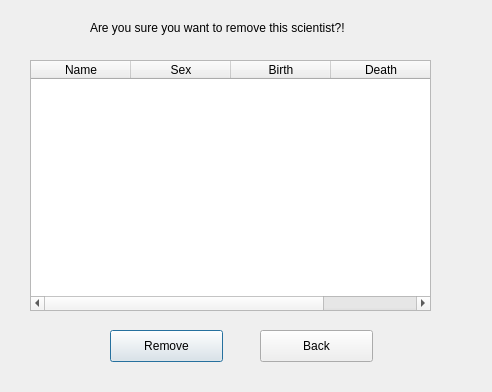
<?xml version="1.0" encoding="UTF-8"?>
<ui version="4.0">
 <class>removescigui</class>
 <widget class="QDialog" name="removescigui">
  <property name="geometry">
   <rect>
    <x>0</x>
    <y>0</y>
    <width>492</width>
    <height>392</height>
   </rect>
  </property>
  <property name="windowTitle">
   <string>Dialog</string>
  </property>
  <widget class="QPushButton" name="button_removeSci">
   <property name="enabled">
    <bool>true</bool>
   </property>
   <property name="geometry">
    <rect>
     <x>110</x>
     <y>330</y>
     <width>113</width>
     <height>32</height>
    </rect>
   </property>
   <property name="text">
    <string>Remove</string>
   </property>
  </widget>
  <widget class="QLabel" name="label">
   <property name="geometry">
    <rect>
     <x>90</x>
     <y>20</y>
     <width>291</width>
     <height>16</height>
    </rect>
   </property>
   <property name="text">
    <string>Are you sure you want to remove this scientist?!</string>
   </property>
  </widget>
  <widget class="QTableWidget" name="table_all">
   <property name="geometry">
    <rect>
     <x>30</x>
     <y>60</y>
     <width>401</width>
     <height>251</height>
    </rect>
   </property>
   <column>
    <property name="text">
     <string>Name</string>
    </property>
   </column>
   <column>
    <property name="text">
     <string>Sex</string>
    </property>
   </column>
   <column>
    <property name="text">
     <string>Birth</string>
    </property>
   </column>
   <column>
    <property name="text">
     <string>Death</string>
    </property>
   </column>
  </widget>
  <widget class="QPushButton" name="button_removeSci_2">
   <property name="enabled">
    <bool>true</bool>
   </property>
   <property name="geometry">
    <rect>
     <x>260</x>
     <y>330</y>
     <width>113</width>
     <height>32</height>
    </rect>
   </property>
   <property name="text">
    <string>Back</string>
   </property>
  </widget>
 </widget>
 <resources/>
 <connections/>
</ui>
